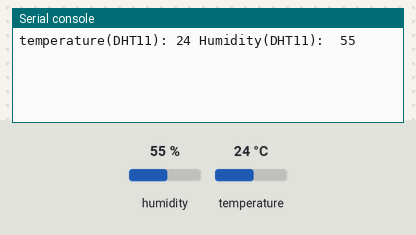
A program run on a simulated ESP32 board running MicroPython. Shown: the last lines printed to the serial console. Inputs (shaded band) come from the test bench; at power-on: humidity 55 %, temperature 24 °C.

Above: at 1.2 s.
1.3 s: humidity set to 22 %
At 2.4 s:
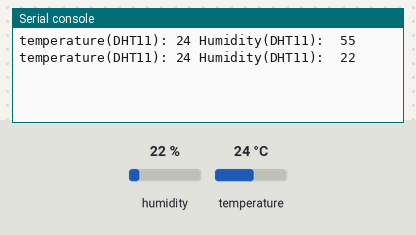
4.0 s: temperature set to 12 °C
At 4.7 s:
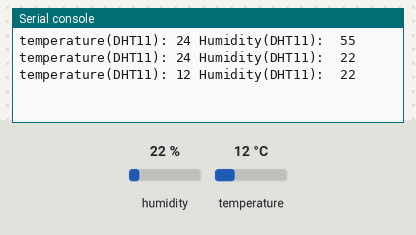
6.7 s: humidity set to 40 %
At 9.5 s:
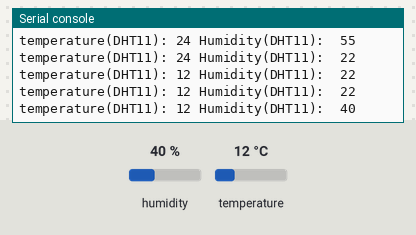
Timing chart, 0 to 11.0 s (numbered marks = the images above; inputs shaded):
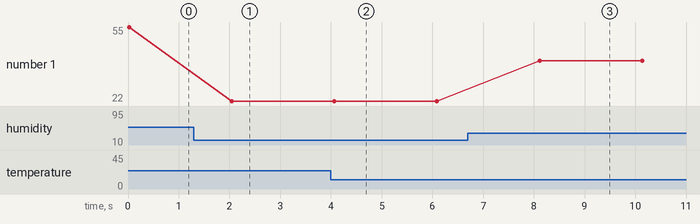

Measured:
- after the input at 1.3 s, the serial console: prints a new line after 0.75 s (image 1)
- after the input at 4.0 s, the serial console: prints a new line after 0.07 s (image 2)
- after the input at 6.7 s, the serial console: prints a new line after 1.4 s (image 3)
- plotted number 1: 55 → 22 after the input at 1.3 s, 22 → 40 after the input at 6.7 s

The program:

DHT11_Demo.py
```python
import dht
from machine import Pin
from time import sleep

sensor11 = dht.DHT11( Pin( 4 ))

for i in range(10):
    sensor11.measure()
    temp11 = sensor11.temperature()
    humi11 = sensor11.humidity()

    print( 'temperature(DHT11):', temp11, 'Humidity(DHT11): ', humi11)
    sleep(2)

print( 'DHT demo done!! ' )
```
